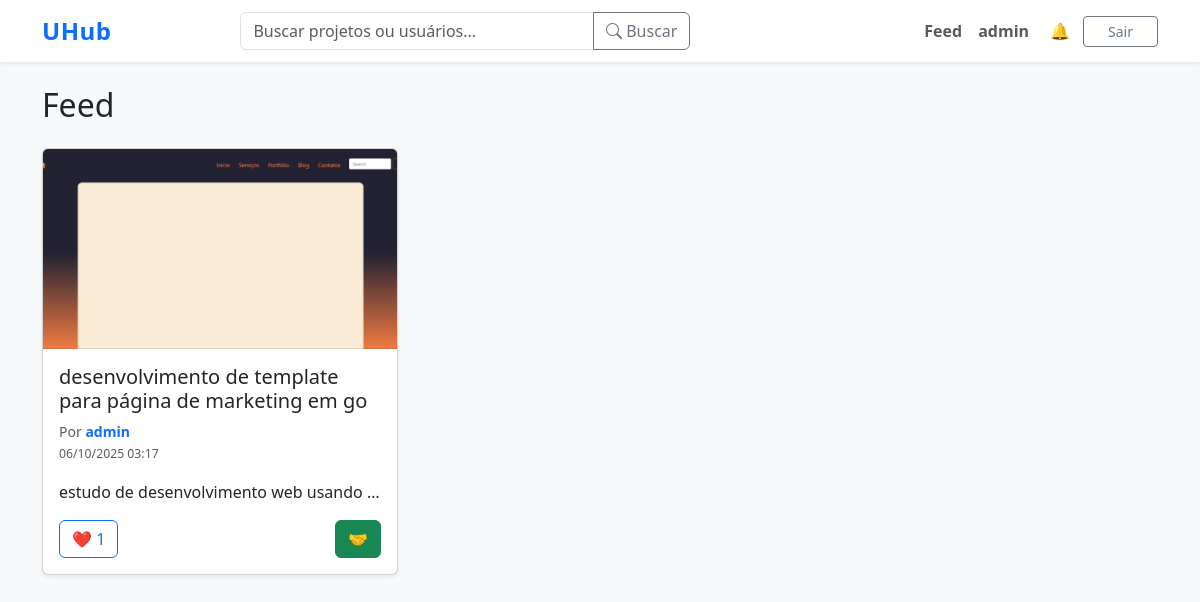
Page /feed.php (signed in) on the earlier database version.
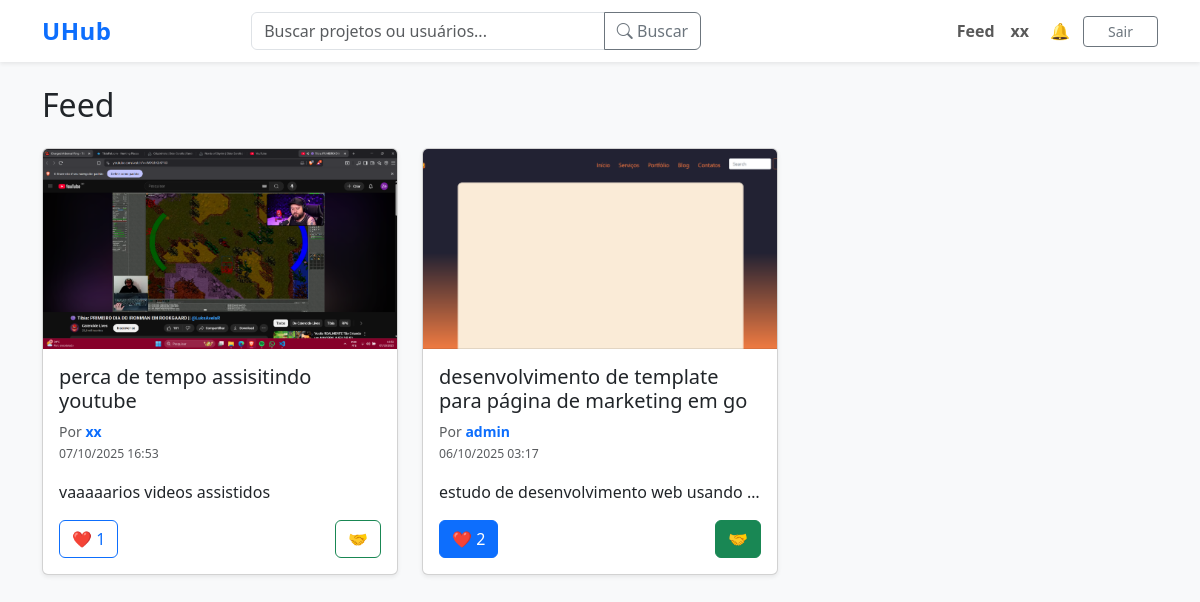
Same page on the later database version.
### tables this page shows
CREATE TABLE `projetos` (
  `id` int(11) NOT NULL,
  `usuario_id` int(11) NOT NULL,
  `titulo` varchar(255) NOT NULL,
  `descricao` text DEFAULT NULL,
  `data_publicacao` datetime DEFAULT current_timestamp()
);

CREATE TABLE `usuarios` (
  `id` int(11) NOT NULL,
  `nome` varchar(100) NOT NULL,
  `email` varchar(100) NOT NULL,
  `senha` varchar(255) NOT NULL,
  `curso` varchar(100) DEFAULT NULL,
  `semestre` int(11) DEFAULT NULL,
  `bio` varchar(155) DEFAULT NULL,
  `foto_perfil` varchar(255) DEFAULT NULL
);

### components/project_card.php (the view)
<?php
$projectId = $projeto['id'];
$totalLikes = $projeto['total_likes'];
$userLike = !empty($projeto['user_like']);
$userColab = !empty($projeto['user_colab']);
$imagensStr = $projeto['imagens'];
$imagensArr = $imagensStr ? explode('|', $imagensStr) : [];
$dataFormatada = date("d/m/Y H:i", strtotime($projeto['data_publicacao']));
$autorId = $projeto['usuario_id'];
?>
<div class="col-md-4 mb-4">
    <div class="card shadow-sm h-100" data-bs-toggle="modal" data-bs-target="#projectModal"
         data-id="<?= $projectId ?>"
         data-titulo="<?= htmlspecialchars($projeto['titulo']) ?>"
         data-descricao="<?= htmlspecialchars($projeto['descricao']) ?>"
         data-imagens="<?= htmlspecialchars($imagensStr) ?>"
         data-likes="<?= $totalLikes ?>"
         data-userlike="<?= $userLike ? 1 : 0 ?>"
         data-usercolab="<?= $userColab ? 1 : 0 ?>"
         data-autor="<?= htmlspecialchars($projeto['autor']) ?>"
         data-data="<?= $projeto['data_publicacao'] ?>"
    >
        <?php if (!empty($imagensArr)): ?>
            <?php
                list($firstImg, $focus) = explode('::', $imagensArr[0]);
                $focus = $focus ?: "center";
            ?>
            <img src="<?= htmlspecialchars($firstImg) ?>" class="card-img-top" style="height:200px; object-fit:cover; object-position:<?= htmlspecialchars($focus) ?>;">
        <?php else: ?>
            <img src="uploads/default.png" class="card-img-top" style="height:200px; object-fit:cover;">
        <?php endif; ?>
        <div class="card-body d-flex flex-column">
            <h5 class="card-title"><?= htmlspecialchars($projeto['titulo']) ?></h5>
            <p class="text-muted small">
                Por
                <a href="profile.php?id=<?= urlencode($autorId) ?>" class="text-decoration-none fw-bold">
                    <?= htmlspecialchars($projeto['autor']) ?>
                </a>
                <br>
                <small><?= $dataFormatada ?></small>
            </p>
            <p class="card-text text-truncate"><?= htmlspecialchars($projeto['descricao']) ?></p>
            <div class="mt-auto d-flex justify-content-between align-items-center">
                <button class="btn <?= $userLike ? 'btn-primary' : 'btn-outline-primary' ?> like-btn" data-id="<?= $projectId ?>">
                    ❤️ <span id="like-count-<?= $projectId ?>"><?= $totalLikes ?></span>
                </button>
                <button class="btn <?= $userColab ? 'btn-success' : 'btn-outline-success' ?> colab-btn" data-id="<?= $projectId ?>">
                    🤝
                </button>
            </div>
        </div>
    </div>
</div>

### feed.php (shortened to what this page needs)
<?php
require_once "db.php";
$stmt = $pdo->prepare("
    SELECT p.*, u.nome AS autor, u.foto_perfil,
           GROUP_CONCAT(CONCAT(pi.imagem,'::',pi.focus) SEPARATOR '|') AS imagens,
           (SELECT COUNT(*) FROM curtidas c WHERE c.projeto_id=p.id) AS total_likes,
           (SELECT COUNT(*) FROM curtidas c WHERE c.projeto_id=p.id AND c.usuario_id=?) AS user_like,
           (SELECT COUNT(*) FROM colaboracoes co WHERE co.projeto_id=p.id AND co.usuario_id=?) AS user_colab
    FROM projetos p
    JOIN usuarios u ON p.usuario_id = u.id
    LEFT JOIN projeto_imagens pi ON p.id = pi.projeto_id
    GROUP BY p.id
    ORDER BY p.data_publicacao DESC
");
$stmt->execute([$_SESSION['user_id'], $_SESSION['user_id']]);
$projetos = $stmt->fetchAll(PDO::FETCH_ASSOC);
?>
<!doctype html>
<html lang="pt-br">
<head>
    <link rel="stylesheet" href="css/css/bootstrap.min.css">
    <link href="css/styles.css" rel="stylesheet">
</head>
<body class="bg-light">
<?php include "components/header.php"; ?>
<div class="container mt-4">
    <h2 class="mb-4">Feed</h2>
    <div class="row">
        <?php foreach ($projetos as $projeto): ?>
            <?php
                $projeto['user_colab'] = !empty($projeto['user_colab']) ? 1 : 0;
                include "components/project_card.php";
            ?>
        <?php endforeach; ?>
    </div>
</div>
</body>
</html>

### components/header.php (shortened to what this page needs)
<nav class="navbar navbar-expand-lg navbar-light bg-white shadow-sm sticky-top">
  <div class="container">
    <a class="navbar-brand fw-bold text-primary" href="feed.php">UHub</a>
    <div class="collapse navbar-collapse" id="navbarContent">
      <form class="d-flex mx-auto my-2 my-lg-0 search-form" method="GET" action="search.php" role="search">
        <div class="input-group">
          <input
            class="form-control"
            type="search"
            name="q"
            placeholder="Buscar projetos ou usuários..."
            aria-label="Buscar"
            required>
          <button class="btn btn-outline-secondary" type="submit">
            <i class="bi bi-search"></i> Buscar
          </button>
        </div>
      </form>
      <ul class="navbar-nav ms-auto align-items-center">
        <li class="nav-item m-auto">
          <a class="nav-link fw-semibold m-auto" href="feed.php">Feed</a>
        </li>
        <li class="nav-item m-auto">
          <a class="nav-link fw-semibold" href="profile.php">
            <?= htmlspecialchars($_SESSION["nome"]) ?>
          </a>
        </li>
        <li class="nav-item dropdown m-auto">
          <button class="btn position-relative" id="notifBtn" data-bs-toggle="dropdown">
            🔔
          </button>
        </li>
        <li class="nav-item">
          <a class="btn btn-outline-secondary btn-sm m-auto px-4" href="logout.php">Sair</a>
        </li>
      </ul>
    </div>
  </div>
</nav>
<link href="https://cdn.jsdelivr.net/npm/bootstrap-icons@1.11.1/font/bootstrap-icons.css" rel="stylesheet">

### components/header.php (style rules this page uses)
.navbar-brand { font-size: 1.5rem; letter-spacing: 0.5px; }
.search-form { width: 100%; max-width: 450px; }

Differences in the rows shown:
added projetos: shows a picture, titulo "perca de tempo assisitindo youtube", usuario.nome "xx", data_publicacao "07/10/2025 16:53", descricao "vaaaaarios videos assistidos", totalLikes "1"
computed for projetos "desenvolvimento de template para página de marketing em go": totalLikes "1" → "2"
Other differences:
$_SESSION["nome"]: "admin" → "xx"
